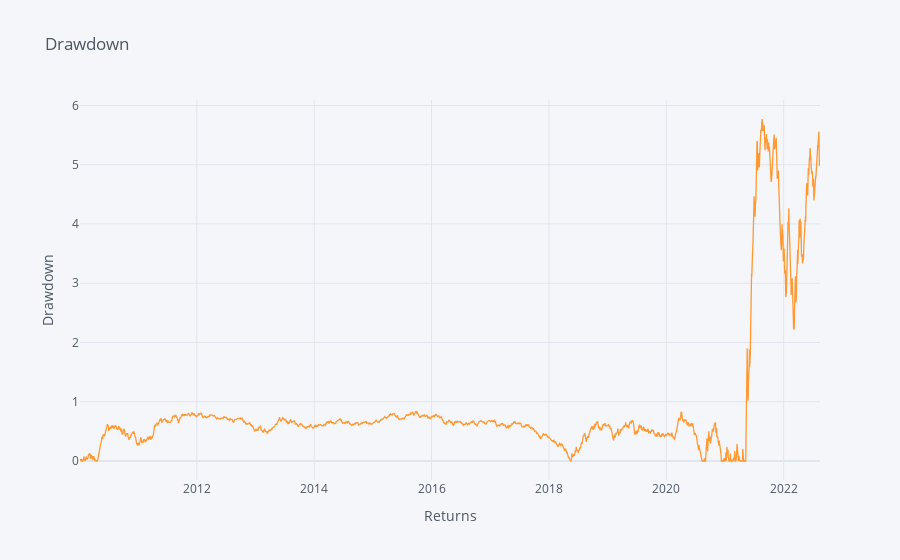

Notebook source saved alongside this figure:
### Markdown cell above
### Drawdown

### Code cell
drawdown = returns['cummax'] - returns.creturns
drawdown.to_frame().iplot(kind='scatter', xTitle='Returns', yTitle='Drawdown', title='Drawdown')

### Figure 1 — Plotly figure (JSON) as saved in the notebook; plotly's stock layout.template omitted (floating-point values rounded to 4 significant figures; data arrays with more than 128 entries replaced by an {"elided": "..."} marker saying what was removed)
{"data": [{"line": {"color": "rgba(255, 153, 51, 1.0)", "dash": "solid", "shape": "linear", "width": 1.3}, "mode": "lines", "name": "0", "text": "", "type": "scatter", "x": {"elided": "3179 str values"}, "y": {"elided": "3179 float values"}}], "layout": {"legend": {"bgcolor": "#F5F6F9", "font": {"color": "#4D5663"}}, "paper_bgcolor": "#F5F6F9", "plot_bgcolor": "#F5F6F9", "title": {"font": {"color": "#4D5663"}, "text": "Drawdown"}, "xaxis": {"gridcolor": "#E1E5ED", "showgrid": true, "tickfont": {"color": "#4D5663"}, "title": {"font": {"color": "#4D5663"}, "text": "Returns"}, "zerolinecolor": "#E1E5ED"}, "yaxis": {"gridcolor": "#E1E5ED", "showgrid": true, "tickfont": {"color": "#4D5663"}, "title": {"font": {"color": "#4D5663"}, "text": "Drawdown"}, "zerolinecolor": "#E1E5ED"}}}
